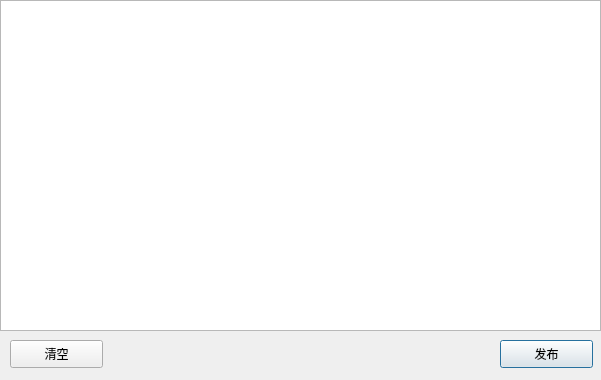
<?xml version="1.0" encoding="UTF-8"?>
<ui version="4.0">
 <class>addSpaceDialog</class>
 <widget class="QDialog" name="addSpaceDialog">
  <property name="geometry">
   <rect>
    <x>0</x>
    <y>0</y>
    <width>601</width>
    <height>380</height>
   </rect>
  </property>
  <property name="minimumSize">
   <size>
    <width>601</width>
    <height>380</height>
   </size>
  </property>
  <property name="maximumSize">
   <size>
    <width>601</width>
    <height>380</height>
   </size>
  </property>
  <property name="windowTitle">
   <string>Dialog</string>
  </property>
  <widget class="QTextEdit" name="te_space">
   <property name="geometry">
    <rect>
     <x>0</x>
     <y>0</y>
     <width>601</width>
     <height>331</height>
    </rect>
   </property>
  </widget>
  <widget class="QPushButton" name="pb_send">
   <property name="geometry">
    <rect>
     <x>500</x>
     <y>340</y>
     <width>93</width>
     <height>28</height>
    </rect>
   </property>
   <property name="text">
    <string>发布</string>
   </property>
  </widget>
  <widget class="QPushButton" name="pb_cancel">
   <property name="geometry">
    <rect>
     <x>10</x>
     <y>340</y>
     <width>93</width>
     <height>28</height>
    </rect>
   </property>
   <property name="text">
    <string>清空</string>
   </property>
  </widget>
 </widget>
 <resources/>
 <connections/>
</ui>
